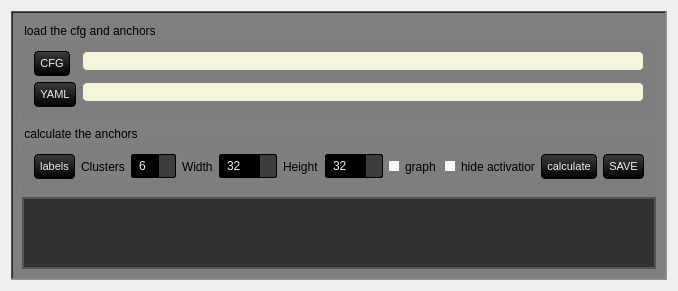
           <widget class="QWidget" name="tab_2">
            <attribute name="title">
             <string>CFG Edit</string>
            </attribute>
            <layout class="QVBoxLayout" name="verticalLayout_8">
             <item>
              <widget class="QFrame" name="frame_19">
               <property name="styleSheet">
                <string notr="true">background-color: rgb(127, 127, 127);
</string>
               </property>
               <property name="frameShape">
                <enum>QFrame::WinPanel</enum>
               </property>
               <property name="frameShadow">
                <enum>QFrame::Sunken</enum>
               </property>
               <layout class="QGridLayout" name="gridLayout_20">
                <item row="0" column="0">
                 <widget class="QGroupBox" name="groupBox_18">
                  <property name="title">
                   <string>load the cfg and anchors</string>
                  </property>
                  <layout class="QFormLayout" name="formLayout_4">
                   <item row="0" column="0">
                    <widget class="QPushButton" name="btn_open_file">
                     <property name="sizePolicy">
                      <sizepolicy hsizetype="Minimum" vsizetype="Fixed">
                       <horstretch>0</horstretch>
                       <verstretch>0</verstretch>
                      </sizepolicy>
                     </property>
                     <property name="minimumSize">
                      <size>
                       <width>0</width>
                       <height>0</height>
                      </size>
                     </property>
                     <property name="styleSheet">
                      <string notr="true">QPushButton {
    background-color: qlineargradient(spread:repeat, x1:1, y1:0, x2:1, y2:1, stop:0 rgb(59, 61, 62), stop:1 rgb(0, 0, 0));
    color: rgb(238, 238, 238);
  	font-size: 8pt;

    border-style: solid;
    border-width: 1px;
    border-radius: 4px;
    border-color: rgb(0, 0, 0);
    padding: 5px;
}

QPushButton:flat {
    background-color: transparent;
    border: none;
    color: rgb(238, 238, 238);
}

QPushButton:disabled {
    background-color: #404040;
    color: #656565;
    border-color: rgb(0, 0, 0);
}

QPushButton:hover {
    background-color: rgba(236, 157, 0, 51);
    border: 1px solid rgb(236, 157, 0);
}

QPushButton:pressed {
    background-color: qlineargradient(spread:repeat, x1:1, y1:0, x2:1, y2:1, stop:0 rgb(28, 28, 32), stop:1 rgb(0, 0, 0));
    border: 1px solid rgb(236, 157, 0);
}

QPushButton:checked {
    background-color: qlineargradient(spread:repeat, x1:1, y1:0, x2:1, y2:1, stop:0 rgb(28, 28, 32), stop:1 rgb(0, 0, 0));
    border: 1px solid #222;
}</string>
                     </property>
                     <property name="text">
                      <string>CFG</string>
                     </property>
                    </widget>
                   </item>
                   <item row="0" column="1">
                    <widget class="QLineEdit" name="cfg_open_label">
                     <property name="sizePolicy">
                      <sizepolicy hsizetype="Expanding" vsizetype="Fixed">
                       <horstretch>0</horstretch>
                       <verstretch>0</verstretch>
                      </sizepolicy>
                     </property>
                     <property name="maximumSize">
                      <size>
                       <width>16777215</width>
                       <height>16777215</height>
                      </size>
                     </property>
                     <property name="styleSheet">
                      <string notr="true">QLineEdit {
    background-color: beige;
    border-radius: 5px;
    border: 1px solid grey;
    padding: 1px;
    color: black;
}

QLineEdit:hover {
    background-color: qlineargradient(spread:repeat, x1:1, y1:0, x2:1, y2:1, stop:0 orange, stop:1 red);
    color: black;
}</string>
                     </property>
                    </widget>
                   </item>
                   <item row="1" column="0">
                    <widget class="QPushButton" name="import_yaml_button">
                     <property name="sizePolicy">
                      <sizepolicy hsizetype="Minimum" vsizetype="Fixed">
                       <horstretch>0</horstretch>
                       <verstretch>0</verstretch>
                      </sizepolicy>
                     </property>
                     <property name="minimumSize">
                      <size>
                       <width>0</width>
                       <height>0</height>
                      </size>
                     </property>
                     <property name="styleSheet">
                      <string notr="true">QPushButton {
    background-color: qlineargradient(spread:repeat, x1:1, y1:0, x2:1, y2:1, stop:0 rgb(59, 61, 62), stop:1 rgb(0, 0, 0));
    color: rgb(238, 238, 238);
  	font-size: 8pt;

    border-style: solid;
    border-width: 1px;
    border-radius: 4px;
    border-color: rgb(0, 0, 0);
    padding: 5px;
}

QPushButton:flat {
    background-color: transparent;
    border: none;
    color: rgb(238, 238, 238);
}

QPushButton:disabled {
    background-color: #404040;
    color: #656565;
    border-color: rgb(0, 0, 0);
}

QPushButton:hover {
    background-color: rgba(236, 157, 0, 51);
    border: 1px solid rgb(236, 157, 0);
}

QPushButton:pressed {
    background-color: qlineargradient(spread:repeat, x1:1, y1:0, x2:1, y2:1, stop:0 rgb(28, 28, 32), stop:1 rgb(0, 0, 0));
    border: 1px solid rgb(236, 157, 0);
}

QPushButton:checked {
    background-color: qlineargradient(spread:repeat, x1:1, y1:0, x2:1, y2:1, stop:0 rgb(28, 28, 32), stop:1 rgb(0, 0, 0));
    border: 1px solid #222;
}</string>
                     </property>
                     <property name="text">
                      <string>YAML</string>
                     </property>
                    </widget>
                   </item>
                   <item row="1" column="1">
                    <widget class="QLineEdit" name="default_yaml_path">
                     <property name="sizePolicy">
                      <sizepolicy hsizetype="Expanding" vsizetype="Fixed">
                       <horstretch>0</horstretch>
                       <verstretch>0</verstretch>
                      </sizepolicy>
                     </property>
                     <property name="styleSheet">
                      <string notr="true">QLineEdit {
    background-color: beige;
    border-radius: 5px;
    border: 1px solid grey;
    padding: 1px;
    color: black;
}

QLineEdit:hover {
    background-color: qlineargradient(spread:repeat, x1:1, y1:0, x2:1, y2:1, stop:0 orange, stop:1 red);
    color: black;
}</string>
                     </property>
                    </widget>
                   </item>
                  </layout>
                 </widget>
                </item>
                <item row="1" column="0">
                 <widget class="QGroupBox" name="groupBox_13">
                  <property name="minimumSize">
                   <size>
                    <width>0</width>
                    <height>0</height>
                   </size>
                  </property>
                  <property name="title">
                   <string>calculate the anchors</string>
                  </property>
                  <layout class="QHBoxLayout" name="horizontalLayout_18">
                   <item>
                    <widget class="QPushButton" name="import_data_button">
                     <property name="minimumSize">
                      <size>
                       <width>0</width>
                       <height>0</height>
                      </size>
                     </property>
                     <property name="styleSheet">
                      <string notr="true">QPushButton {
    background-color: qlineargradient(spread:repeat, x1:1, y1:0, x2:1, y2:1, stop:0 rgb(59, 61, 62), stop:1 rgb(0, 0, 0));
    color: rgb(238, 238, 238);
  	font-size: 8pt;

    border-style: solid;
    border-width: 1px;
    border-radius: 4px;
    border-color: rgb(0, 0, 0);
    padding: 5px;
}

QPushButton:flat {
    background-color: transparent;
    border: none;
    color: rgb(238, 238, 238);
}

QPushButton:disabled {
    background-color: #404040;
    color: #656565;
    border-color: rgb(0, 0, 0);
}

QPushButton:hover {
    background-color: rgba(236, 157, 0, 51);
    border: 1px solid rgb(236, 157, 0);
}

QPushButton:pressed {
    background-color: qlineargradient(spread:repeat, x1:1, y1:0, x2:1, y2:1, stop:0 rgb(28, 28, 32), stop:1 rgb(0, 0, 0));
    border: 1px solid rgb(236, 157, 0);
}

QPushButton:checked {
    background-color: qlineargradient(spread:repeat, x1:1, y1:0, x2:1, y2:1, stop:0 rgb(28, 28, 32), stop:1 rgb(0, 0, 0));
    border: 1px solid #222;
}</string>
                     </property>
                     <property name="text">
                      <string>labels</string>
                     </property>
                    </widget>
                   </item>
                   <item>
                    <widget class="QLabel" name="label_23">
                     <property name="text">
                      <string>Clusters</string>
                     </property>
                    </widget>
                   </item>
                   <item>
                    <widget class="QSpinBox" name="clusters_spinbox">
                     <property name="maximumSize">
                      <size>
                       <width>1677777</width>
                       <height>16777215</height>
                      </size>
                     </property>
                     <property name="styleSheet">
                      <string notr="true">QSpinBox, QDoubleSpinBox, QDateTimeEdit {
    background-color: rgb(0, 0, 0) /*bg_gen*/;
    color: rgb(238, 238, 238) /*txt*/;
    border: 1px solid #000;
    padding: 3px;
    padding-left: 5px;
    border-radius: 2px;
}

QDoubleSpinBox::up-button, QSpinBox::up-button, QDateTimeEdit::up-button {
    border-top-right-radius: 2px;
    background-color: rgb(59, 61, 62) /*bg_alt*/;
    width: 16px;
    border-width: 1px;
}

QDoubleSpinBox::up-button:hover, QSpinBox::up-button:hover, QDateTimeEdit::up-button:hover {
    background-color: orange;
}

QDoubleSpinBox::up-button:pressed, QSpinBox::up-button:pressed, QDateTimeEdit::up-button:pressed {
    background-color: red;
}

QDoubleSpinBox::up-arrow, QSpinBox::up-arrow, QDateTimeEdit::up-arrow {
    image: url(:/16x16/icons/16x16/up.gif);
    width: 7px;
    height: 7px;
}

QDoubleSpinBox::down-button, QSpinBox::down-button, QDateTimeEdit::down-button {
    border-bottom-right-radius: 2px;
    background-color: rgb(59, 61, 62) /*bg_alt*/;
    width: 16px;
    border-width: 1px;
}

QDoubleSpinBox::down-button:hover, QSpinBox::down-button:hover, QDateTimeEdit::down-button:hover {
    background-color: orange;
}

QDoubleSpinBox::down-button:pressed, QSpinBox::down-button:pressed, QDateTimeEdit::down-button:pressed {
    background-color: red;
}

QDoubleSpinBox::down-arrow, QSpinBox::down-arrow, QDateTimeEdit::down-arrow {
    image: url(:/16x16/icons/16x16/down.gif);
    width: 7px;
    height: 7px;
}</string>
                     </property>
                     <property name="minimum">
                      <number>6</number>
                     </property>
                    </widget>
                   </item>
                   <item>
                    <widget class="QLabel" name="label_21">
                     <property name="text">
                      <string>Width</string>
                     </property>
                    </widget>
                   </item>
                   <item>
                    <widget class="QSpinBox" name="width_spinbox">
                     <property name="styleSheet">
                      <string notr="true">QSpinBox, QDoubleSpinBox, QDateTimeEdit {
    background-color: rgb(0, 0, 0) /*bg_gen*/;
    color: rgb(238, 238, 238) /*txt*/;
    border: 1px solid #000;
    padding: 3px;
    padding-left: 5px;
    border-radius: 2px;
}

QDoubleSpinBox::up-button, QSpinBox::up-button, QDateTimeEdit::up-button {
    border-top-right-radius: 2px;
    background-color: rgb(59, 61, 62) /*bg_alt*/;
    width: 16px;
    border-width: 1px;
}

QDoubleSpinBox::up-button:hover, QSpinBox::up-button:hover, QDateTimeEdit::up-button:hover {
    background-color: orange;
}

QDoubleSpinBox::up-button:pressed, QSpinBox::up-button:pressed, QDateTimeEdit::up-button:pressed {
    background-color: red;
}

QDoubleSpinBox::up-arrow, QSpinBox::up-arrow, QDateTimeEdit::up-arrow {
    image: url(:/16x16/icons/16x16/up.gif);
    width: 7px;
    height: 7px;
}

QDoubleSpinBox::down-button, QSpinBox::down-button, QDateTimeEdit::down-button {
    border-bottom-right-radius: 2px;
    background-color: rgb(59, 61, 62) /*bg_alt*/;
    width: 16px;
    border-width: 1px;
}

QDoubleSpinBox::down-button:hover, QSpinBox::down-button:hover, QDateTimeEdit::down-button:hover {
    background-color: orange;
}

QDoubleSpinBox::down-button:pressed, QSpinBox::down-button:pressed, QDateTimeEdit::down-button:pressed {
    background-color: red;
}

QDoubleSpinBox::down-arrow, QSpinBox::down-arrow, QDateTimeEdit::down-arrow {
    image: url(:/16x16/icons/16x16/down.gif);
    width: 7px;
    height: 7px;
}</string>
                     </property>
                     <property name="minimum">
                      <number>32</number>
                     </property>
                     <property name="maximum">
                      <number>2016</number>
                     </property>
                     <property name="singleStep">
                      <number>32</number>
                     </property>
                     <property name="value">
                      <number>32</number>
                     </property>
                    </widget>
                   </item>
                   <item>
                    <widget class="QLabel" name="label_22">
                     <property name="text">
                      <string>Height</string>
                     </property>
                    </widget>
                   </item>
                   <item>
                    <widget class="QSpinBox" name="height_spinbox">
                     <property name="styleSheet">
                      <string notr="true">QSpinBox, QDoubleSpinBox, QDateTimeEdit {
    background-color: rgb(0, 0, 0) /*bg_gen*/;
    color: rgb(238, 238, 238) /*txt*/;
    border: 1px solid #000;
    padding: 3px;
    padding-left: 5px;
    border-radius: 2px;
}

QDoubleSpinBox::up-button, QSpinBox::up-button, QDateTimeEdit::up-button {
    border-top-right-radius: 2px;
    background-color: rgb(59, 61, 62) /*bg_alt*/;
    width: 16px;
    border-width: 1px;
}

QDoubleSpinBox::up-button:hover, QSpinBox::up-button:hover, QDateTimeEdit::up-button:hover {
    background-color: orange;
}

QDoubleSpinBox::up-button:pressed, QSpinBox::up-button:pressed, QDateTimeEdit::up-button:pressed {
    background-color: red;
}

QDoubleSpinBox::up-arrow, QSpinBox::up-arrow, QDateTimeEdit::up-arrow {
    image: url(:/16x16/icons/16x16/up.gif);
    width: 7px;
    height: 7px;
}

QDoubleSpinBox::down-button, QSpinBox::down-button, QDateTimeEdit::down-button {
    border-bottom-right-radius: 2px;
    background-color: rgb(59, 61, 62) /*bg_alt*/;
    width: 16px;
    border-width: 1px;
}

QDoubleSpinBox::down-button:hover, QSpinBox::down-button:hover, QDateTimeEdit::down-button:hover {
    background-color: orange;
}

QDoubleSpinBox::down-button:pressed, QSpinBox::down-button:pressed, QDateTimeEdit::down-button:pressed {
    background-color: red;
}

QDoubleSpinBox::down-arrow, QSpinBox::down-arrow, QDateTimeEdit::down-arrow {
    image: url(:/16x16/icons/16x16/down.gif);
    width: 7px;
    height: 7px;
}</string>
                     </property>
                     <property name="minimum">
                      <number>32</number>
                     </property>
                     <property name="maximum">
                      <number>2016</number>
                     </property>
                     <property name="singleStep">
                      <number>32</number>
                     </property>
                     <property name="value">
                      <number>32</number>
                     </property>
                    </widget>
                   </item>
                   <item>
                    <widget class="QCheckBox" name="show_checkbox">
                     <property name="sizePolicy">
                      <sizepolicy hsizetype="Minimum" vsizetype="Minimum">
                       <horstretch>0</horstretch>
                       <verstretch>0</verstretch>
                      </sizepolicy>
                     </property>
                     <property name="minimumSize">
                      <size>
                       <width>50</width>
                       <height>0</height>
                      </size>
                     </property>
                     <property name="maximumSize">
                      <size>
                       <width>16777215</width>
                       <height>16777215</height>
                      </size>
                     </property>
                     <property name="styleSheet">
                      <string notr="true">QCheckBox {
    background-color: transparent;
    color: black;
    border: none;
    width: 15px;
    height: 15px;
    border-radius: 50%;

}

QCheckBox::indicator {
    background-color: white;
    color: black;
    width: 10px;
    height: 10px;
    border-radius: 50%;
}

QCheckBox::indicator:hover {
    background-color: orange;
}

QCheckBox::indicator:checked {
    background-color: #ff0800;
}</string>
                     </property>
                     <property name="text">
                      <string>graph</string>
                     </property>
                    </widget>
                   </item>
                   <item>
                    <widget class="QCheckBox" name="hide_activation_checkbox">
                     <property name="minimumSize">
                      <size>
                       <width>90</width>
                       <height>0</height>
                      </size>
                     </property>
                     <property name="maximumSize">
                      <size>
                       <width>16777215</width>
                       <height>16777215</height>
                      </size>
                     </property>
                     <property name="styleSheet">
                      <string notr="true">QCheckBox {
    background-color: transparent;
    color: black;
    border: none;
    width: 15px;
    height: 15px;
    border-radius: 50%;

}

QCheckBox::indicator {
    background-color: white;
    color: black;
    width: 10px;
    height: 10px;
    border-radius: 50%;
}

QCheckBox::indicator:hover {
    background-color: orange;
}

QCheckBox::indicator:checked {
    background-color: #ff0800;
}</string>
                     </property>
                     <property name="text">
                      <string>hide activation </string>
                     </property>
                    </widget>
                   </item>
                   <item>
                    <widget class="QPushButton" name="calculate_anchors_button">
                     <property name="minimumSize">
                      <size>
                       <width>0</width>
                       <height>0</height>
                      </size>
                     </property>
                     <property name="styleSheet">
                      <string notr="true">QPushButton {
    background-color: qlineargradient(spread:repeat, x1:1, y1:0, x2:1, y2:1, stop:0 rgb(59, 61, 62), stop:1 rgb(0, 0, 0));
    color: rgb(238, 238, 238);
  	font-size: 8pt;

    border-style: solid;
    border-width: 1px;
    border-radius: 4px;
    border-color: rgb(0, 0, 0);
    padding: 5px;
}

QPushButton:flat {
    background-color: transparent;
    border: none;
    color: rgb(238, 238, 238);
}

QPushButton:disabled {
    background-color: #404040;
    color: #656565;
    border-color: rgb(0, 0, 0);
}

QPushButton:hover {
    background-color: rgba(236, 157, 0, 51);
    border: 1px solid rgb(236, 157, 0);
}

QPushButton:pressed {
    background-color: qlineargradient(spread:repeat, x1:1, y1:0, x2:1, y2:1, stop:0 rgb(28, 28, 32), stop:1 rgb(0, 0, 0));
    border: 1px solid rgb(236, 157, 0);
}

QPushButton:checked {
    background-color: qlineargradient(spread:repeat, x1:1, y1:0, x2:1, y2:1, stop:0 rgb(28, 28, 32), stop:1 rgb(0, 0, 0));
    border: 1px solid #222;
}</string>
                     </property>
                     <property name="text">
                      <string>calculate</string>
                     </property>
                    </widget>
                   </item>
                   <item>
                    <widget class="QPushButton" name="btn_save_file">
                     <property name="minimumSize">
                      <size>
                       <width>0</width>
                       <height>0</height>
                      </size>
                     </property>
                     <property name="styleSheet">
                      <string notr="true">QPushButton {
    background-color: qlineargradient(spread:repeat, x1:1, y1:0, x2:1, y2:1, stop:0 rgb(59, 61, 62), stop:1 rgb(0, 0, 0));
    color: rgb(238, 238, 238);
  	font-size: 8pt;

    border-style: solid;
    border-width: 1px;
    border-radius: 4px;
    border-color: rgb(0, 0, 0);
    padding: 5px;
}

QPushButton:flat {
    background-color: transparent;
    border: none;
    color: rgb(238, 238, 238);
}

QPushButton:disabled {
    background-color: #404040;
    color: #656565;
    border-color: rgb(0, 0, 0);
}

QPushButton:hover {
    background-color: rgba(236, 157, 0, 51);
    border: 1px solid rgb(236, 157, 0);
}

QPushButton:pressed {
    background-color: qlineargradient(spread:repeat, x1:1, y1:0, x2:1, y2:1, stop:0 rgb(28, 28, 32), stop:1 rgb(0, 0, 0));
    border: 1px solid rgb(236, 157, 0);
}

QPushButton:checked {
    background-color: qlineargradient(spread:repeat, x1:1, y1:0, x2:1, y2:1, stop:0 rgb(28, 28, 32), stop:1 rgb(0, 0, 0));
    border: 1px solid #222;
}</string>
                     </property>
                     <property name="text">
                      <string>SAVE</string>
                     </property>
                    </widget>
                   </item>
                  </layout>
                 </widget>
                </item>
                <item row="2" column="0">
                 <widget class="QTableWidget" name="cfg_table">
                  <property name="sizePolicy">
                   <sizepolicy hsizetype="Preferred" vsizetype="Preferred">
                    <horstretch>20</horstretch>
                    <verstretch>0</verstretch>
                   </sizepolicy>
                  </property>
                  <property name="maximumSize">
                   <size>
                    <width>16777215</width>
                    <height>167777</height>
                   </size>
                  </property>
                  <property name="autoFillBackground">
                   <bool>false</bool>
                  </property>
                  <property name="styleSheet">
                   <string notr="true">QTableWidget {
    background-color: #323232; /* Dark grey background */
    color: #000000;  /* Black text color */
    border: 2px solid #555555; /* Lighter grey border */
    gridline-color: #999999; /* Grid line color */
}

QTableWidget::item {
    padding: 5px; /* Padding around text */
    gridline-color: #999999; /* Grid line color */
}

QTableWidget::item:selected {
    background-color: #505050; /* Darker grey for selected items */
    color: #000000; /* Black text color for selected items */
}

QHeaderView::section {
    background-color: #2a82da; /* Blue background for headers */
    color: #000000; /* Black text color */
    padding: 5px; /* Padding around header text */
    border: 1px solid #353535; /* Border around headers */
    border-radius: 0px; /* Remove border radius */
    text-align: center;
}</string>
                  </property>
                  <property name="inputMethodHints">
                   <set>Qt::ImhPreferNumbers</set>
                  </property>
                  <property name="frameShape">
                   <enum>QFrame::WinPanel</enum>
                  </property>
                  <property name="midLineWidth">
                   <number>10</number>
                  </property>
                  <property name="sizeAdjustPolicy">
                   <enum>QAbstractScrollArea::AdjustToContents</enum>
                  </property>
                  <property name="showDropIndicator" stdset="0">
                   <bool>true</bool>
                  </property>
                  <property name="dragDropOverwriteMode">
                   <bool>true</bool>
                  </property>
                  <property name="alternatingRowColors">
                   <bool>true</bool>
                  </property>
                  <property name="selectionBehavior">
                   <enum>QAbstractItemView::SelectItems</enum>
                  </property>
                  <property name="textElideMode">
                   <enum>Qt::ElideMiddle</enum>
                  </property>
                  <property name="verticalScrollMode">
                   <enum>QAbstractItemView::ScrollPerItem</enum>
                  </property>
                  <property name="horizontalScrollMode">
                   <enum>QAbstractItemView::ScrollPerItem</enum>
                  </property>
                  <property name="sortingEnabled">
                   <bool>false</bool>
                  </property>
                  <property name="cornerButtonEnabled">
                   <bool>true</bool>
                  </property>
                  <attribute name="verticalHeaderVisible">
                   <bool>false</bool>
                  </attribute>
                  <attribute name="verticalHeaderCascadingSectionResizes">
                   <bool>true</bool>
                  </attribute>
                  <attribute name="verticalHeaderMinimumSectionSize">
                   <number>22</number>
                  </attribute>
                 </widget>
                </item>
               </layout>
              </widget>
             </item>
            </layout>
           </widget>
